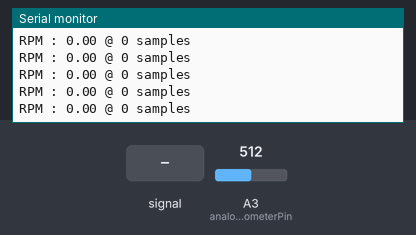
This sketch was run on a simulated Arduino Uno, built with avr-gcc and run on an emulated ATmega328P. Shown: the last lines printed to the serial monitor. The test bench sets the inputs (shaded band); at power-on: A3 (analogTachometerPin) = 512.

Above: at 1.2 s.
1.3 s: A3 (analogTachometerPin) fed a 200 Hz sine of ±81 counts around its level
At 2.32 s:
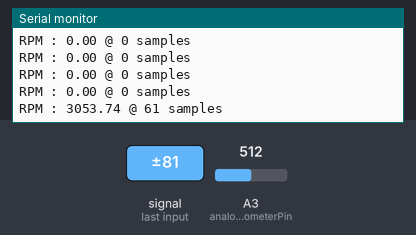
2.8 s: A3 (analogTachometerPin) fed a 1000 Hz sine of ±255 counts around its level
At 2.95 s:
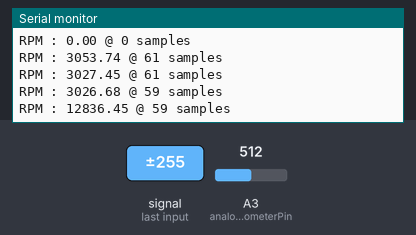
Timing chart, 0 to 5.8 s (numbered marks = the images above; inputs shaded):
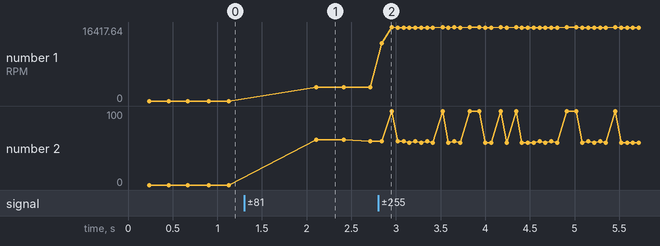

Measured:
- after the input at 1.3 s, the serial monitor: prints a new line after 0.81 s (image 1)
- after the input at 2.8 s, the serial monitor: prints a new line at once (image 2)
- plotted number 1: 0 → 3026.68 after the input at 1.3 s, 3026.68 → 16384.41 after the input at 2.8 s
- plotted number 2: 0 → 59 after the input at 1.3 s, 59 → 100 after the input at 2.8 s

The sketch:

BLS_Tachometer_rev1.ino
```cpp
#include <SoftwareSerial.h> // bluethoot serial library

// CONFIGURATION ZONE
// ****************************************************
// digital pins configuration
int digitalBluetoothRXpin = 5;
int digitalBluetoothTXpin = 6;
byte analogTachometerPin = A3;
// number of magnets existing on the spinning wheel
byte magnets = 4;
// how many samples should be taken for RPM calculation
// (more samples = higher precision, longer computing time)
byte samples = 1;
// enabled to automatically control RPM precision based
// on RPM
bool automaticSampler = true;
// time in milliseconds to wait for another
// reading before zeroing out the RPM value
int readTimeOut = 200;
// ****************************************************

// analog read variables
short int analogValue;

// digital read variables
bool digitalValue, oldDigitalValue;
int serialData;

// rpm sample variables
// sample ratio; 1 sample per X RPM
byte rpmSampleInterval = 50; // used for automatic sampler
// maximum number of samples allowed
byte maxSamples = 100;
byte sampleCounter, oldSampleCounter;
bool ignoreFirstSample = true; // should be always true
float sampleTimeCounter;

// rpm variables
float rpmCurrentTime, rpmRefferenceTime, rpmDeltaTime;
float currentRPM, summedRPM, instantRPM;

// time variables
float refferenceTime, currentTime, deltaTime;

// software serial, required for bluetooth module
SoftwareSerial BLS(digitalBluetoothTXpin,
                   digitalBluetoothRXpin); // RX, TX

void setup()
{
  BLS.begin(9600);
  Serial.begin(115200);
  pinMode(analogTachometerPin,INPUT);
}

void loop()
{
  calculateRPM();
  calculateDeltaTime();

  sampleTimeCounter += deltaTime;
  if(sampleTimeCounter > readTimeOut)
  {
    sampleTimeCounter = 0;

    if(sampleCounter == oldSampleCounter)
    {
      currentRPM = 0;
      printRPM(currentRPM, 0);
      ignoreFirstSample = true;
    }
  }

  // read and write from bls after
  // all callculations are done
}

void calculateDeltaTime()
{
  currentTime = millis();

  if(refferenceTime > 0)
    deltaTime = currentTime - refferenceTime;

  refferenceTime = millis();
}

void calculateRPM()
{
  analogValue = analogRead(analogTachometerPin);
  if(analogValue < 500)
  digitalValue = 0;
  else
  digitalValue = 1;

  oldSampleCounter = sampleCounter;
  if(oldDigitalValue==0 && digitalValue==1)
  {
    // update current time
    rpmCurrentTime = micros();

    // calculate rpm
    rpmDeltaTime = rpmCurrentTime - rpmRefferenceTime;
    instantRPM = (1000000 * 60/ rpmDeltaTime)/magnets;
    summedRPM += instantRPM;

    // update refference time
    rpmRefferenceTime = micros();

    // increment the sample tracker
    sampleCounter ++;
    // reset the sample time counter
    sampleTimeCounter = 0;
  }
  oldDigitalValue = digitalValue;

  if(sampleCounter >= samples)
  {
    // calculate the sampled rpm
    currentRPM = summedRPM/samples;

    // ignore the first sample
    if(ignoreFirstSample == true)
    {
      ignoreFirstSample = false;
    }
    else
    {
      // print rpm calculations
      printRPM(currentRPM, samples);
    }

    // update samples if automatic
    // sampler is active
    if(automaticSampler == true)
    {
      samples = instantRPM / rpmSampleInterval;

      // Clamp rpm sample value
      samples = constrain(samples, 1, maxSamples);
    }

    // reset the sample counter
    sampleCounter = 0;
    // reset the RPM sum
    summedRPM = 0;
  }
}

void printRPM(int rpm, int samples)
{
  Serial.print("RPM : ");
  Serial.print(currentRPM);
  Serial.print(" @ ");
  Serial.print(samples);
  Serial.println(" samples ");

    BLS.println((int)currentRPM);
}
```
